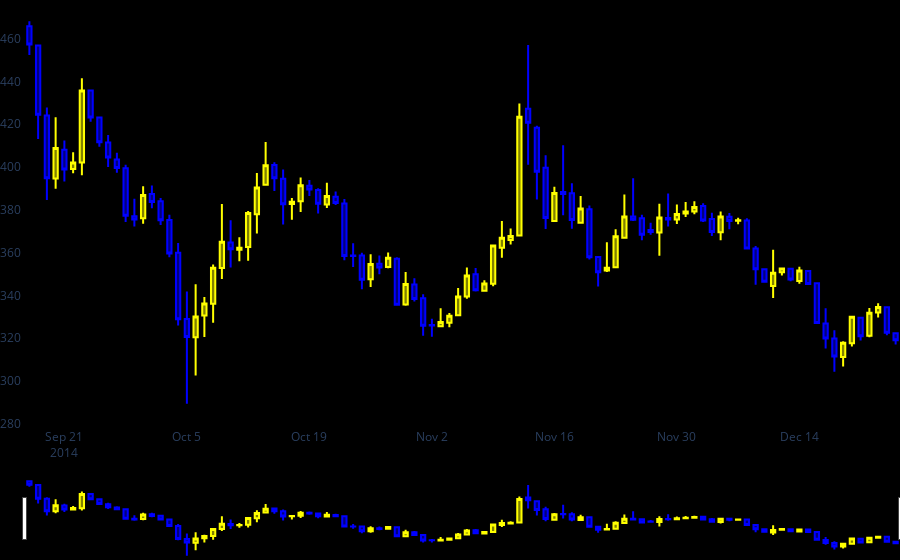

The cell this chart's notebook holds for it:
### Code cell
dfpl = data[0:100]
import plotly.graph_objects as go
fig = go.Figure(data=go.Candlestick(x=dfpl.index,
                open=dfpl['Open'],
                high=dfpl['High'],
                low=dfpl['Low'],
                close=dfpl['Close'],
                increasing_line_color= 'yellow', decreasing_line_color= 'blue'))
fig.update_layout(paper_bgcolor="black", plot_bgcolor="black", 
                  margin_l=10, margin_b=0, margin_r=0, margin_t=0,
                 grid_columns=1,grid_rows=1)
fig.update_xaxes(showline=True, linewidth=2, linecolor='black', gridcolor='black')
fig.update_yaxes(showline=True, linewidth=2, linecolor='black', gridcolor='black')
fig.show()
